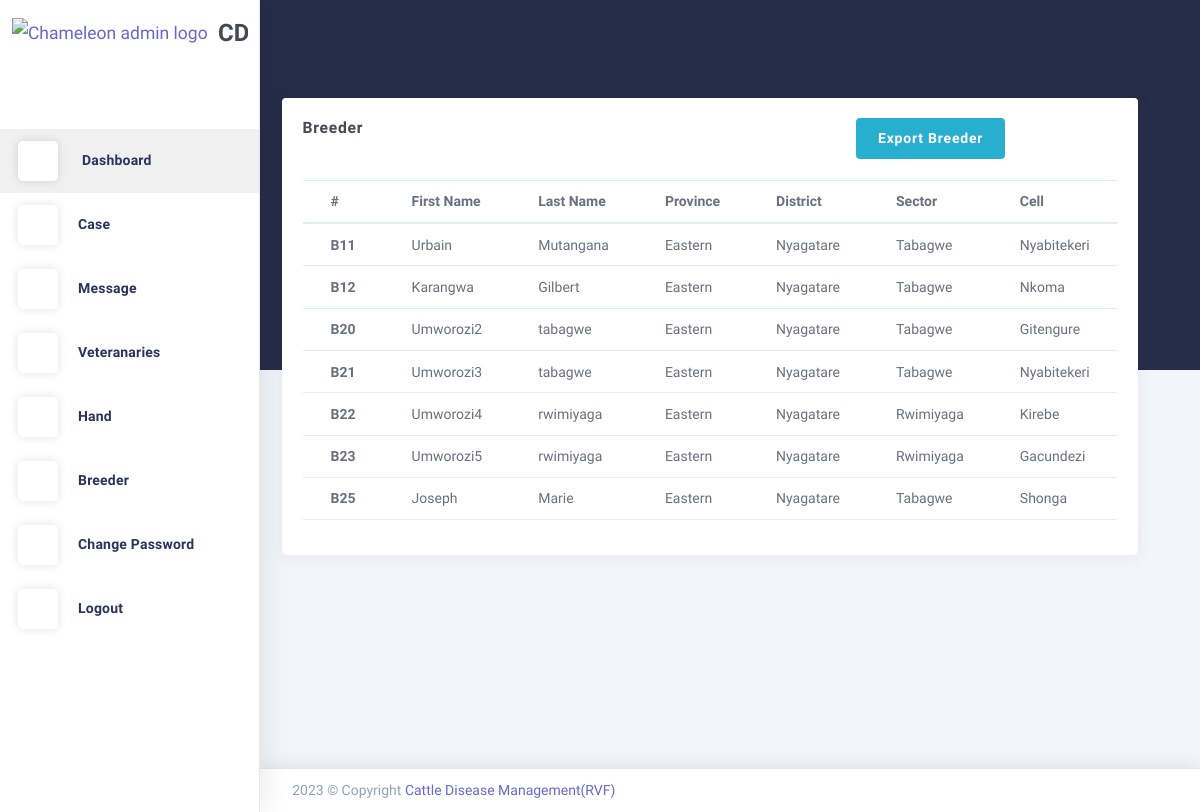
/Breeder/, run on the app's committed database.
### users/models.py (models this page shows, shortened)
class User(AbstractBaseUser, PermissionsMixin):
    FirstName=models.CharField(max_length=255,  null=True, blank=True)
    LastName=models.CharField(max_length=255,  null=True, blank=True)
    District=models.CharField(max_length=255,  null=True, blank=True)
    Sector=models.CharField(max_length=255,  null=True, blank=True)
    Cell=models.CharField(max_length=255,  null=True, blank=True)
    Province=models.CharField(max_length=255,  null=True, blank=True)
    email = models.EmailField(max_length=255, unique=True)
    phone = models.CharField(max_length=255, unique=True, null=True, blank=True)
    typee = models.CharField(max_length=255, null=True, blank=True)
    active = models.BooleanField(default=True)
    staff = models.BooleanField(default=False)
    admin = models.BooleanField(default=False)
    objects = UserManager()
    USERNAME_FIELD = 'email'
    REQUIRED_FIELDS = []

### users/views.py (the view)
# urls.py: path('Breeder/',Breeder,name='Breeder'),
def Breeder(request):
    breeder=User.objects.filter(typee='Breeder')
    return render(request, 'Breeder.html',{'breeder':breeder})

### users/templates/Breeder.html (shortened to what this page needs)
{% extends 'base.html'%}
{% load static %}
{% block content%}
<div class="app-content content" style="margin-left:-40px;">
    <div class="content-wrapper">
      <div class="content-header row">
        <div class="content-header-left col-md-4 col-12 mb-2">
        </div>
      </div>
      <div class="content-body">
        <div class="row">
           <div class="col-12">
              <div class="card">
                  <div class="card-header">
                      <h4 class="card-title">Breeder</h4>
                      <div class="heading-elements">
                          <ul class="list-inline mb-0">
                            <a href="{% url 'exportBreeder'%}" style="color:white"><button type="button" class="btn btn-info btn-min-width mr-1 mb-1">Export Breeder</button></a>
                              <li><a data-action="collapse"><i class="ft-minus"></i></a></li>
                              <li><a data-action="expand"><i class="ft-maximize"></i></a></li>
                              <li><a data-action="close"><i class="ft-x"></i></a></li>
                          </ul>
                      </div>
                  </div>
          <div class="card-content collapse show">
              <div class="card-body">
                  <div class="table-responsive">
                      <table class="table">
                          <thead>
                              <tr>
                                  <th>#</th>
                                  <th>First Name</th>
                                  <th>Last Name</th>
                                  <th>Province</th>
                                  <th>District</th>
                                  <th>Sector</th>
                                  <th>Cell</th>
                              </tr>
                          </thead>
                          <tbody>
                            {% for bred in breeder %}
                            <tr>
                                <th scope="row">B{{bred.id}}</th>
                                <td>{{bred.FirstName}}</td>
                                <td>{{bred.LastName}}</td>
                                <td>{{bred.Province}}</td>
                                <td>{{bred.District}}</td>
                                <td>{{bred.Sector}}</td>
                                <td>{{bred.Cell}}</td>
                            </tr>
                            {% endfor %}
                          </tbody>
                      </table>
                  </div>
              </div>
          </div>
      </div>
  </div>
</div>
      </div>
    </div>
  </div>
{% endblock content%}

### Cattlecare/static/theme-assets/css/core/menu/menu-types/vertical-menu.css (style rules this page uses)
body.vertical-layout.vertical-menu.menu-expanded .content, body.vertical-layout.vertical-menu.menu-expanded .footer { margin-left: 260px; }

### Cattlecare/static/theme-assets/css/pages/dashboard-ecommerce.css (style rules this page uses)
.content .content-wrapper { padding-top: 0 !important; }

### data on the page
User: id "11", FirstName "Urbain", LastName "Mutangana", Province "Eastern", District "Nyagatare", Sector "Tabagwe", Cell "Nyabitekeri"
User: id "12", FirstName "Karangwa", LastName "Gilbert", Province "Eastern", District "Nyagatare", Sector "Tabagwe", Cell "Nkoma"
User: id "20", FirstName "Umworozi2", LastName "tabagwe", Province "Eastern", District "Nyagatare", Sector "Tabagwe", Cell "Gitengure"
User: id "21", FirstName "Umworozi3", LastName "tabagwe", Province "Eastern", District "Nyagatare", Sector "Tabagwe", Cell "Nyabitekeri"
User: id "22", FirstName "Umworozi4", LastName "rwimiyaga", Province "Eastern", District "Nyagatare", Sector "Rwimiyaga", Cell "Kirebe"
User: id "23", FirstName "Umworozi5", LastName "rwimiyaga", Province "Eastern", District "Nyagatare", Sector "Rwimiyaga", Cell "Gacundezi"
User: id "25", FirstName "Joseph", LastName "Marie", Province "Eastern", District "Nyagatare", Sector "Tabagwe", Cell "Shonga"
